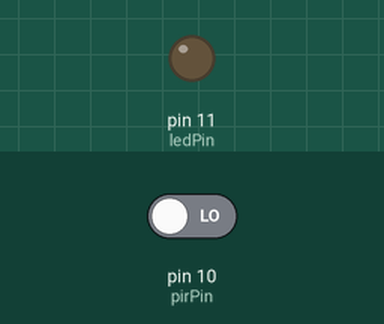
A sketch run on a simulated Arduino Uno, built with avr-gcc and run on an emulated ATmega328P. On the bench: output pins drawn as LEDs (lit = HIGH). The inputs (shaded band) are chosen by the test bench; at power-on: pin 10 (pirPin) LOW.

Above: at 1.2 s.
1.3 s: pin 10 (pirPin) driven HIGH
At 2.1 s:
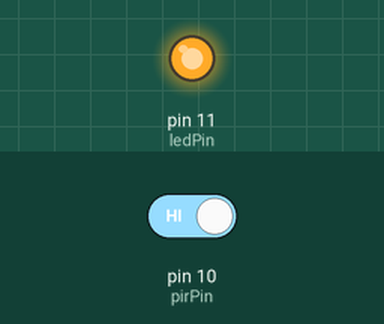
2.8 s: pin 10 (pirPin) driven LOW
At 3.2 s:
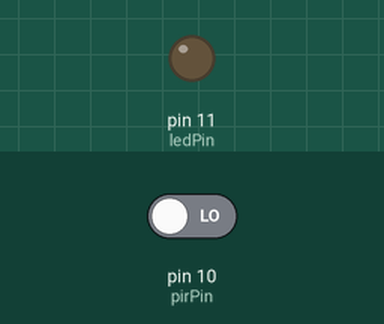
Timing chart, 0 to 5.8 s (numbered marks = the images above; inputs shaded):
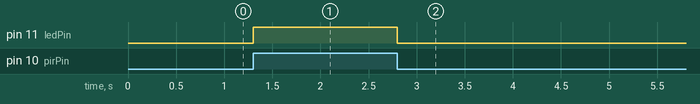

The sketch:

PIRsensorTesting.ino
```cpp
// (licence header left out)
int ledPin = 11; // Buildin LED on pin 13 of the Arduino
int pirPin = 10;   // Pin for the HC-S501 sensor
int pirValue;      // Value of the PIR

void setup() {
  pinMode(ledPin, OUTPUT);    // Set the ledPin as output
  pinMode(pirPin, INPUT);     // Set the pirPin as input
  digitalWrite(ledPin, LOW);  // Turn off of the buildin LED
}

void loop() {
  pirValue = digitalRead(pirPin);
  digitalWrite(ledPin, pirValue); // Write the PIR value to the buildin LED
   // Read the PIR value

}
```

Measured:
- after the input at 1.3 s, pin 11 (ledPin): LOW → HIGH at once
- after the input at 2.8 s, pin 11 (ledPin): HIGH → LOW at once
